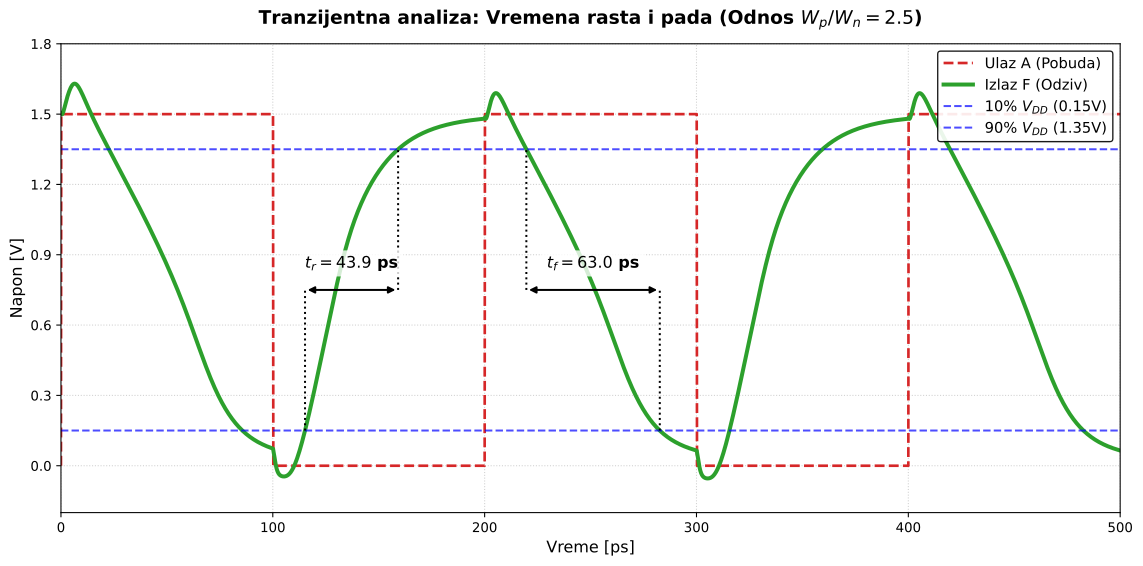

Write Python code to recreate this figure.
import numpy as np
import matplotlib.pyplot as plt
import matplotlib.ticker as ticker

# 1. Učitavanje podataka 
podaci = np.loadtxt('odziv_2_5.txt') 

t = podaci[:, 0] * 1e12  
v_in = podaci[:, 1]          
v_out = podaci[:, 3]        

# --- FUNKCIJA ZA AUTOMATSKO NALAŽENJE PRESEKA (Hirurška preciznost) ---
def nadji_presek(vreme, napon, prag, smer, pocetno_vreme):
    idx = np.where(vreme > pocetno_vreme)[0]
    t_sub, v_sub = vreme[idx], napon[idx]
    for i in range(len(v_sub)-1):
        if smer == 'rast' and v_sub[i] <= prag <= v_sub[i+1]:
            return np.interp(prag, [v_sub[i], v_sub[i+1]], [t_sub[i], t_sub[i+1]])
        elif smer == 'pad' and v_sub[i] >= prag >= v_sub[i+1]:
            return np.interp(prag, [v_sub[i+1], v_sub[i]], [t_sub[i+1], t_sub[i]])
    return None

# Automatski nalazimo vremena za RAST (izlaz raste nakon 100ps)
tr_10 = nadji_presek(t, v_out, 0.15, 'rast', 80)
tr_90 = nadji_presek(t, v_out, 1.35, 'rast', 80)

# Automatski nalazimo vremena za PAD (izlaz pada nakon 200ps)
tf_90 = nadji_presek(t, v_out, 1.35, 'pad', 180)
tf_10 = nadji_presek(t, v_out, 0.15, 'pad', 180)

# 2. Kreiranje grafika 
fig, ax = plt.subplots(figsize=(12, 6), dpi=300)

# Crtanje signala
ax.plot(t, v_in, color='#d62728', linewidth=2, linestyle='--', label='Ulaz A (Pobuda)')
ax.plot(t, v_out, color='#2ca02c', linewidth=3, label='Izlaz F (Odziv)')

# 3. Pragovi merenja (10% i 90%)
ax.axhline(0.15, color='blue', linestyle='--', linewidth=1.5, alpha=0.7, label='10% $V_{DD}$ (0.15V)')
ax.axhline(1.35, color='blue', linestyle='--', linewidth=1.5, alpha=0.7, label='90% $V_{DD}$ (1.35V)')

# 4. === AUTOMATSKO KOTIRANJE "OD DO" ===
visina_kote = 0.75 

# --- Kotiranje za RAST (tr) ---
ax.annotate('', xy=(tr_10, visina_kote), xytext=(tr_90, visina_kote),
            arrowprops=dict(arrowstyle='<|-|>', color='black', lw=1.5))
# Vertikalni graničnici od preseka do kote
ax.plot([tr_10, tr_10], [0.15, visina_kote], color='black', linestyle=':', lw=1.5)
ax.plot([tr_90, tr_90], [visina_kote, 1.35], color='black', linestyle=':', lw=1.5)
# Tekst (vrednost vučemo iz tvoje tabele za odnos 2.0)
# Python sam računa razliku u vremenu i zaokružuje na jednu decimalu!
ax.text((tr_10 + tr_90)/2, visina_kote + 0.08, rf'$t_r = {(tr_90 - tr_10):.1f}$ ps', 
        ha='center', va='bottom', fontsize=12, fontweight='bold', bbox=dict(facecolor='white', edgecolor='none', alpha=0.8))

# --- Kotiranje za PAD (tf) ---
ax.annotate('', xy=(tf_90, visina_kote), xytext=(tf_10, visina_kote),
            arrowprops=dict(arrowstyle='<|-|>', color='black', lw=1.5))
# Vertikalni graničnici od preseka do kote
ax.plot([tf_90, tf_90], [visina_kote, 1.35], color='black', linestyle=':', lw=1.5)
ax.plot([tf_10, tf_10], [0.15, visina_kote], color='black', linestyle=':', lw=1.5)
# Tekst (vrednost vučemo iz tvoje tabele za odnos 2.0)
# Python sam računa razliku u vremenu
ax.text((tf_90 + tf_10)/2, visina_kote + 0.08, rf'$t_f = {(tf_10 - tf_90):.1f}$ ps', 
        ha='center', va='bottom', fontsize=12, fontweight='bold', bbox=dict(facecolor='white', edgecolor='none', alpha=0.8))

# 5. Ulepšavanje
ax.set_title('Tranzijentna analiza: Vremena rasta i pada (Odnos $W_p / W_n = 2.5$)', fontsize=14, fontweight='bold', pad=15)
ax.set_xlabel('Vreme [ps]', fontsize=12)
ax.set_ylabel('Napon [V]', fontsize=12)

ax.set_ylim(-0.2, 1.8)
ax.set_xlim(0, 500)

ax.grid(True, linestyle=':', alpha=0.6)
ax.xaxis.set_major_locator(ticker.MultipleLocator(100))
ax.yaxis.set_major_locator(ticker.MultipleLocator(0.3))

ax.legend(loc='upper right', fontsize=11, frameon=True, edgecolor='black', framealpha=0.9)

# 6. Čuvanje
plt.tight_layout()
plt.savefig('odziv_2_5.svg', format='svg', bbox_inches='tight')
plt.show()
